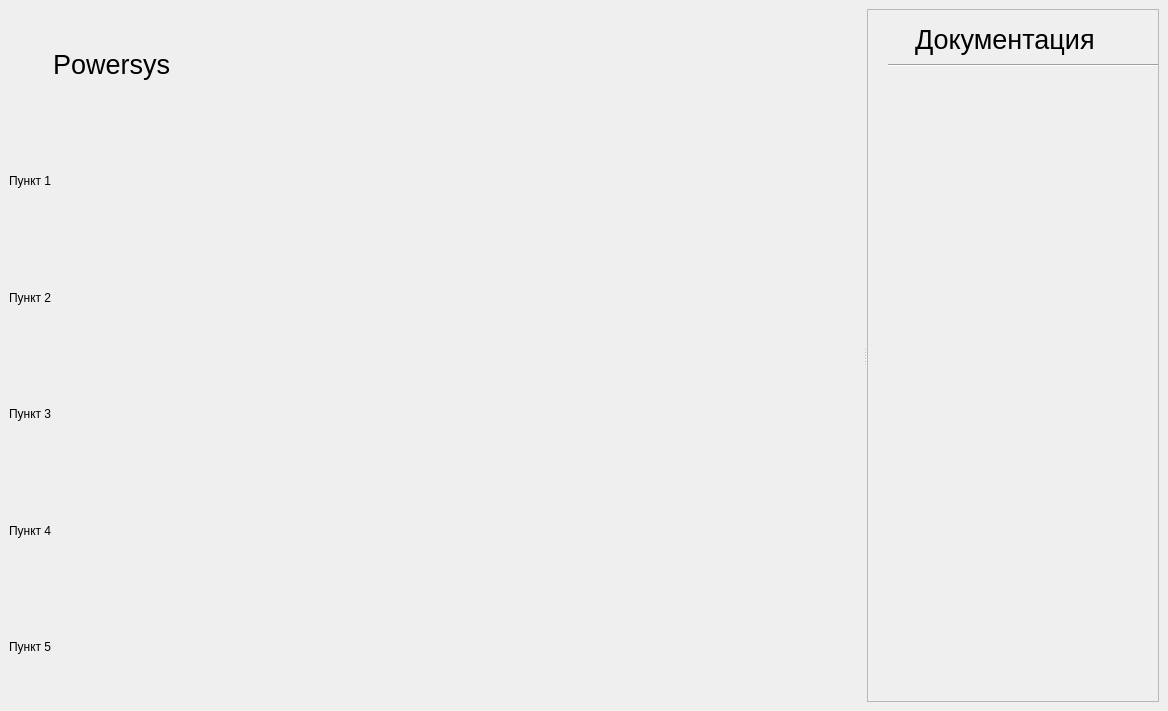
<?xml version="1.0" encoding="UTF-8"?>
<ui version="4.0">
 <class>Doc</class>
 <widget class="QDockWidget" name="Doc">
  <property name="geometry">
   <rect>
    <x>0</x>
    <y>0</y>
    <width>1168</width>
    <height>711</height>
   </rect>
  </property>
  <property name="windowTitle">
   <string>Powersys | Документация</string>
  </property>
  <widget class="QWidget" name="dockWidgetContents">
   <layout class="QVBoxLayout" name="verticalLayout_3">
    <item>
     <widget class="QSplitter" name="splitter">
      <property name="orientation">
       <enum>Qt::Horizontal</enum>
      </property>
      <widget class="QWidget" name="">
       <layout class="QVBoxLayout" name="verticalLayout">
        <item>
         <widget class="QLabel" name="label">
          <property name="font">
           <font>
            <pointsize>20</pointsize>
           </font>
          </property>
          <property name="styleSheet">
           <string notr="true">display: block;
margin-left:auto;
margin-right:auto;</string>
          </property>
          <property name="text">
           <string>Powersys</string>
          </property>
         </widget>
        </item>
        <item>
         <layout class="QHBoxLayout" name="horizontalLayout">
          <item>
           <widget class="QLabel" name="label_3">
            <property name="text">
             <string>Пункт 1</string>
            </property>
           </widget>
          </item>
          <item>
           <spacer name="horizontalSpacer">
            <property name="orientation">
             <enum>Qt::Horizontal</enum>
            </property>
            <property name="sizeHint" stdset="0">
             <size>
              <width>20</width>
              <height>20</height>
             </size>
            </property>
           </spacer>
          </item>
         </layout>
        </item>
        <item>
         <layout class="QHBoxLayout" name="horizontalLayout_2">
          <item>
           <widget class="QLabel" name="label_4">
            <property name="text">
             <string>Пункт 2</string>
            </property>
           </widget>
          </item>
          <item>
           <spacer name="horizontalSpacer_2">
            <property name="orientation">
             <enum>Qt::Horizontal</enum>
            </property>
            <property name="sizeHint" stdset="0">
             <size>
              <width>40</width>
              <height>20</height>
             </size>
            </property>
           </spacer>
          </item>
         </layout>
        </item>
        <item>
         <layout class="QHBoxLayout" name="horizontalLayout_5">
          <item>
           <widget class="QLabel" name="label_7">
            <property name="text">
             <string>Пункт 3</string>
            </property>
           </widget>
          </item>
          <item>
           <spacer name="horizontalSpacer_5">
            <property name="orientation">
             <enum>Qt::Horizontal</enum>
            </property>
            <property name="sizeHint" stdset="0">
             <size>
              <width>40</width>
              <height>20</height>
             </size>
            </property>
           </spacer>
          </item>
         </layout>
        </item>
        <item>
         <layout class="QHBoxLayout" name="horizontalLayout_3">
          <item>
           <widget class="QLabel" name="label_5">
            <property name="text">
             <string>Пункт 4</string>
            </property>
           </widget>
          </item>
          <item>
           <spacer name="horizontalSpacer_3">
            <property name="orientation">
             <enum>Qt::Horizontal</enum>
            </property>
            <property name="sizeHint" stdset="0">
             <size>
              <width>40</width>
              <height>20</height>
             </size>
            </property>
           </spacer>
          </item>
         </layout>
        </item>
        <item>
         <layout class="QHBoxLayout" name="horizontalLayout_4">
          <item>
           <widget class="QLabel" name="label_6">
            <property name="text">
             <string>Пункт 5</string>
            </property>
           </widget>
          </item>
          <item>
           <spacer name="horizontalSpacer_4">
            <property name="orientation">
             <enum>Qt::Horizontal</enum>
            </property>
            <property name="sizeHint" stdset="0">
             <size>
              <width>40</width>
              <height>20</height>
             </size>
            </property>
           </spacer>
          </item>
         </layout>
        </item>
       </layout>
      </widget>
      <widget class="QWidget" name="verticalLayoutWidget">
       <layout class="QVBoxLayout" name="verticalLayout_2">
        <item>
         <widget class="QScrollArea" name="scrollArea">
          <property name="widgetResizable">
           <bool>true</bool>
          </property>
          <widget class="QWidget" name="scrollAreaWidgetContents">
           <property name="geometry">
            <rect>
             <x>0</x>
             <y>0</y>
             <width>945</width>
             <height>665</height>
            </rect>
           </property>
           <widget class="QWidget" name="">
            <property name="geometry">
             <rect>
              <x>20</x>
              <y>10</y>
              <width>931</width>
              <height>47</height>
             </rect>
            </property>
            <layout class="QVBoxLayout" name="verticalLayout_4">
             <item>
              <widget class="QLabel" name="label_2">
               <property name="maximumSize">
                <size>
                 <width>16777213</width>
                 <height>16777215</height>
                </size>
               </property>
               <property name="font">
                <font>
                 <pointsize>20</pointsize>
                </font>
               </property>
               <property name="styleSheet">
                <string notr="true">margin-left: 20px</string>
               </property>
               <property name="text">
                <string>Документация</string>
               </property>
              </widget>
             </item>
             <item>
              <widget class="Line" name="line_2">
               <property name="orientation">
                <enum>Qt::Horizontal</enum>
               </property>
              </widget>
             </item>
            </layout>
           </widget>
          </widget>
         </widget>
        </item>
       </layout>
      </widget>
     </widget>
    </item>
   </layout>
  </widget>
 </widget>
 <resources/>
 <connections/>
</ui>
